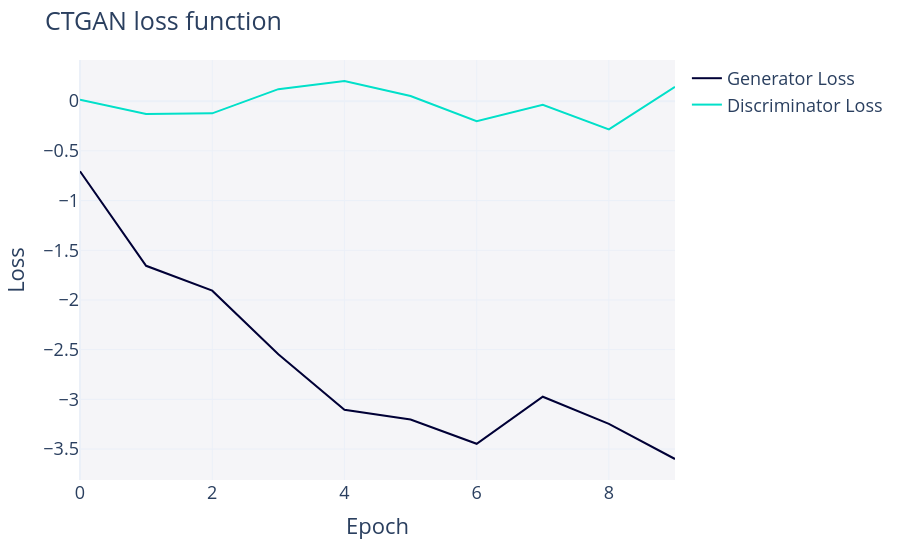

Notebook code cell kept with this figure:
### Code cell
fig = ctgan_model.get_loss_values_plot()
fig.show()

### Figure 1 — Plotly figure (JSON) as saved in the notebook; plotly's stock layout.template omitted (floating-point values rounded to 4 significant figures)
{"data": [{"hovertemplate": "variable=Generator Loss<br>Epoch=%{x}<br>value=%{y}<extra></extra>", "legendgroup": "Generator Loss", "line": {"color": "#000036", "dash": "solid"}, "marker": {"symbol": "circle"}, "mode": "lines", "name": "Generator Loss", "orientation": "v", "showlegend": true, "type": "scatter", "x": [0, 1, 2, 3, 4, 5, 6, 7, 8, 9], "xaxis": "x", "y": [-0.706, -1.656, -1.907, -2.546, -3.105, -3.203, -3.447, -2.973, -3.246, -3.6], "yaxis": "y"}, {"hovertemplate": "variable=Discriminator Loss<br>Epoch=%{x}<br>value=%{y}<extra></extra>", "legendgroup": "Discriminator Loss", "line": {"color": "#01E0C9", "dash": "solid"}, "marker": {"symbol": "circle"}, "mode": "lines", "name": "Discriminator Loss", "orientation": "v", "showlegend": true, "type": "scatter", "x": [0, 1, 2, 3, 4, 5, 6, 7, 8, 9], "xaxis": "x", "y": [0.01486, -0.1286, -0.1226, 0.1208, 0.2027, 0.05172, -0.2008, -0.03693, -0.2835, 0.1435], "yaxis": "y"}], "layout": {"font": {"size": 18}, "legend": {"orientation": "v", "title": {"text": ""}, "tracegroupgap": 0}, "margin": {"t": 60}, "plot_bgcolor": "#F5F5F8", "title": {"text": "CTGAN loss function"}, "xaxis": {"anchor": "y", "domain": [0, 1], "title": {"text": "Epoch"}}, "yaxis": {"anchor": "x", "domain": [0, 1], "title": {"text": "Loss"}}}}
